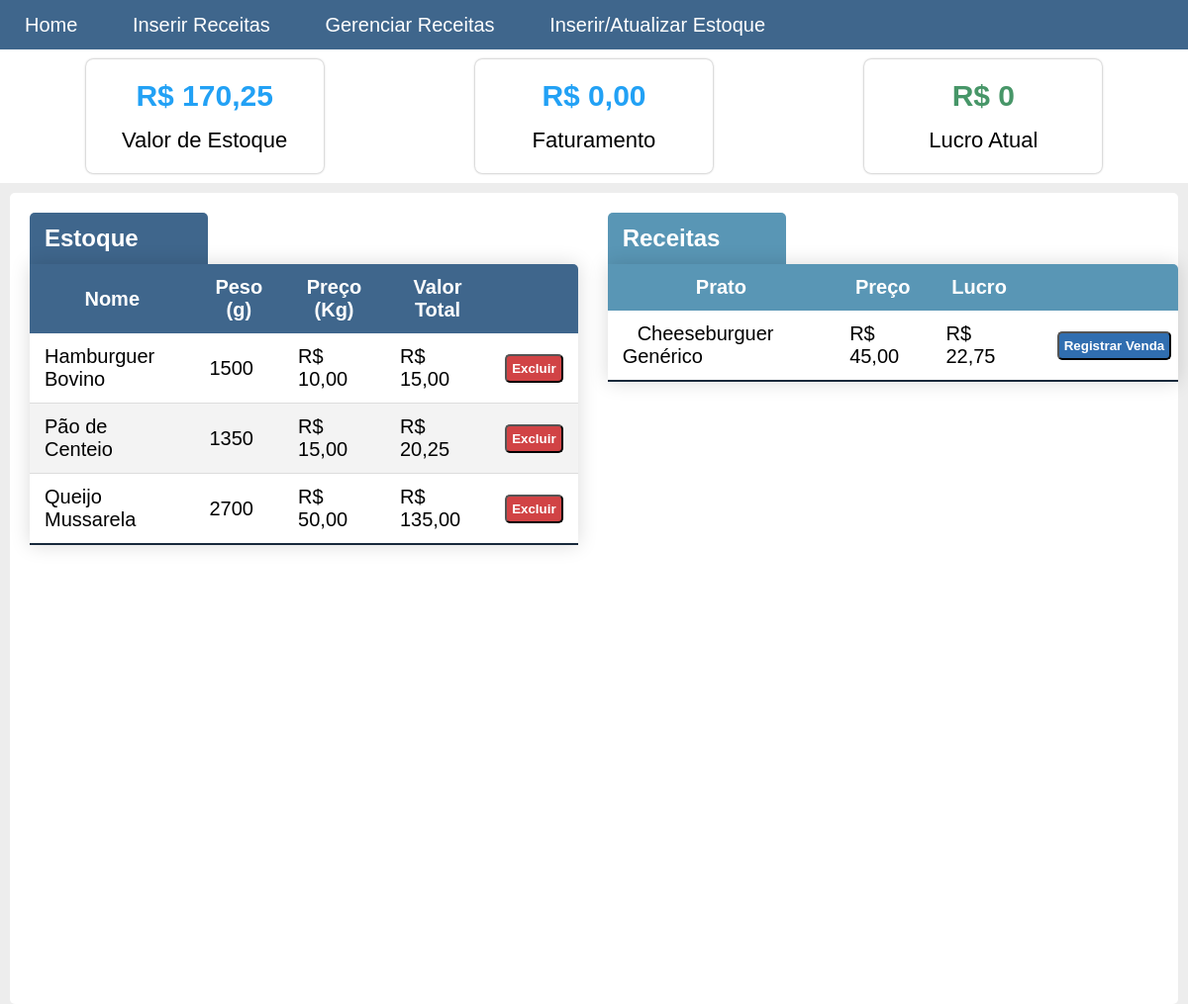
The page / on the database its author committed.
### tables this page shows
CREATE TABLE `ingredientes` (
  `id` int(11) NOT NULL,
  `nome` varchar(19) NOT NULL,
  `peso` double NOT NULL,
  `precokg` double NOT NULL
);

CREATE TABLE `pratos` (
  `id` int(11) NOT NULL,
  `nome` varchar(32) NOT NULL,
  `preco` double NOT NULL,
  `ingredientes` varchar(255) NOT NULL
);

### index.php (called while the page is built, shortened)
<?php
    require 'app/routes.php';

### app/Models/Database.php (called while the page is built, shortened)
<?php
class Database {
    protected function connect($file = 'app/config/database.ini') {
        if (!$settings = parse_ini_file($file, true))
            throw new Exception("Impossível carregar arquivo" . $file . ".");
        $dsn = $settings['database']['driver'] .
                ':host=' . $settings['database']['host'] .
                ';dbname=' . $settings['database']['schema'];
        $attr = [
            PDO::ATTR_ERRMODE => PDO::ERRMODE_EXCEPTION
        ];
        try {
            $connection = new PDO($dsn, $settings['database']['username'], '', $attr);
        } catch(PDOException $e) {
            echo "Impossível conectar ao banco de dados: " . $e->getMessage();
        }
        return $connection;
    }
}

### app/Models/Estoque.php (called while the page is built, shortened)
<?php
class Estoque extends Database {
    private $obj_ingredientes;
    private $obj_pratos;
    private $obj_vendas;
    public function __construct() {
        $this->connection = $this->connect();
        $this->obj_ingredientes = new IngredientesEstoque($this->connection);
        $this->obj_pratos = new PratosEstoque($this->connection);
        $this->obj_vendas = new Vendas();
    }
    public function ingredientes() {
        return $this->obj_ingredientes;
    }
    public function pratos() {
        return $this->obj_pratos;
    }
    public function vendas() {
        return $this->obj_vendas;
    }
}

### app/Models/IngredientesEstoque.php (called while the page is built, shortened)
<?php
class IngredientesEstoque {
    private $lista_ingredientes = array();
    private $valor_estoque = 0;
    private $connection;
    public function __construct($connection) {
        $this->connection = $connection;
        $this->buscarIngredientes();
    }
    public function buscarIngredientes() {
        $query = 'SELECT id, nome, peso, precokg FROM ingredientes';
        $query =  $this->connection->query($query);
        $array_ingredientes = $query->fetchAll();
        for($i = 0; $i < count($array_ingredientes); $i++) {
            $this->lista_ingredientes[$i]['id'] = $array_ingredientes[$i]['id'];
            $this->lista_ingredientes[$i]['nome'] = $array_ingredientes[$i]['nome'];
            $this->lista_ingredientes[$i]['peso'] = $array_ingredientes[$i]['peso'];
            $this->lista_ingredientes[$i]['precokg'] = $array_ingredientes[$i]['precokg'];
            $this->lista_ingredientes[$i]['valor_atual'] = $this->calculaValorAtual($array_ingredientes[$i]);
            $this->valor_estoque += $this->lista_ingredientes[$i]['valor_atual'];
        }
    }
    public function calculaValorAtual($ingrediente) {
        if ($ingrediente['peso'] > 0) {
            return $ingrediente['precokg'] * ($ingrediente['peso'] / 1000);
        }
    }
    public function getIngredientes() {
        return $this->lista_ingredientes;
    }
    public function getValorEstoque() {
        return $this->valor_estoque;
    }
}

### app/Models/PratosEstoque.php (called while the page is built, shortened)
<?php
class PratosEstoque {
    private $lucro_estoque = 0;
    private $lista_pratos = array();
    public function __construct($connection) {
        $this->buscarPratos($connection);
    }
    public function buscarPratos($connection) {
        $query = 'SELECT id, nome, preco, ingredientes FROM pratos';
        $query =  $connection->query($query);
        $array_pratos = $query->fetchAll();
        for($i=0; $i < count($array_pratos); $i++) {
            $this->lista_pratos[$i]['id'] = $array_pratos[$i]['id'];
            $this->lista_pratos[$i]['nome'] = $array_pratos[$i]['nome'];
            $this->lista_pratos[$i]['preco'] = $array_pratos[$i]['preco'];
            $this->lista_pratos[$i]['lucro'] = $this->calculaLucro($array_pratos[$i]['id'], $connection);
            $this->lista_pratos[$i]['ingredientes'] = $array_pratos[$i]['ingredientes'];
        }
    }
    public function calculaLucro($id_prato, $connection) {
        $stmt = 'SELECT preco, ingredientes FROM pratos WHERE id =:id_prato';
        $stmt = $connection->prepare($stmt);
        $stmt->bindParam(':id_prato', $id_prato, PDO::PARAM_INT);
        $stmt->execute();
        $id_ingredientes = array();
        $qtd_ingredientes = array();
        $preco_prato = 0;
        $custo = 0;
        foreach($stmt as $row) {
            if($row['ingredientes'] > 0) {
                $ingredientes = explode(',', $row['ingredientes']);
                for($i=0;$i<sizeof($ingredientes);$i+=2) {
                    $id_ingredientes[] = $ingredientes[$i];
                    $qtd_ingredientes[$ingredientes[$i]] = $ingredientes[$i+1];
                }
                $preco_prato = $row['preco'];
            }
        }
        $place_holders = implode(',', array_fill(0, count($id_ingredientes), '?'));
        $stmt = "SELECT id, precokg FROM ingredientes WHERE id IN ($place_holders) ORDER BY id ASC";
        $stmt = $connection->prepare($stmt);
        $stmt->execute($id_ingredientes);
        $ingredientes = $stmt->fetchAll();
        foreach($ingredientes as $ingrediente) {
            $custo += $ingrediente["precokg"] * ($qtd_ingredientes[$ingrediente["id"]] / 1000);
        }
        $this->lucro_estoque += ($preco_prato - $custo);
        return $this->lucro_estoque;
    }
    public function getPratos() {
        return $this->lista_pratos;
    }
    public function getLucro() {
        return $this->lucro_estoque;
    }
}

### app/Models/Vendas.php (called while the page is built, shortened)
<?php
class Vendas extends Database {
    private $connection = 0;
    public function __construct() {
        $this->connection = $this->connect();
    }
    public function getLucroTotal() {
        $result = 0;
        $sql = 'SELECT lucro FROM vendas';
        $stmt = $this->connection->query($sql);
        return $result;
    }
}

### app/Views/home.php (the view, shortened to what this page needs)
<?php
    include 'header.php';
    $estoque = new App\Models\Estoque;
?>
<!DOCTYPE html>
<html lang="pt-br">
<head>
</head>
<body>
        <div class="lista-previsoes">
            <div class="item-previsao">
                <p class="faturamento"><?= 'R$ ' . number_format($estoque->ingredientes()->getValorEstoque(), 2, ',') ?></p>
                <p style="text-align: center;">Valor de Estoque</p>
            </div>
            <div class="item-previsao">
                <p class="faturamento">R$ 0,00</p>
                <p style="text-align: center;">Faturamento</p>
            </div>
            <div class="item-previsao">
            <p class="lucro-liquido"><?= 'R$ ' . $estoque->vendas()->getLucroTotal() ?></p>
                <p style="text-align: center;">Lucro Atual</p>
            </div>
        </div>
    <div class="container">
        <div class="estoque">
            <h2>Estoque</h2>
            <table class="table-estoque">
                <thead>
                    <tr>
                        <th>Nome</th>
                        <th>Peso (g)</th>
                        <th>Preço (Kg)</th>
                        <th>Valor Total</th>
                        <th></th>
                    </tr>
                </thead>
                <tbody>
                <?php if(!empty($estoque->ingredientes()->getIngredientes())): ?>
                    <?php foreach($estoque->ingredientes()->getIngredientes() as $ingrediente):  ?>
                        <tr>
                            <td><?= $ingrediente['nome'] ?></td>
                            <td><?= $ingrediente['peso'] > 0 ? $ingrediente['peso'] : '-' ?></td>
                            <td><?= 'R$ ' . number_format($ingrediente['precokg'], 2, ',') ?></td>
                            <td><?= 'R$ ' . number_format($ingrediente['valor_atual'], 2, ',') ?></td>
                            <td><a href="javascript:excluirIngrediente(<?= $ingrediente['id'] ?>, '<?= $ingrediente['nome'] ?>')"><button class="botao-excluir">Excluir</button></a></td>
                        </tr>
                    <?php endforeach ?>
                <?php else: ?>
                        <tr>
                            <td><p> Não há nada no estoque </p></td>
                        </tr>
                <?php endif ?>
                </tbody>
            </table>
        </div>
        <div class="produtos">
            <h2>Receitas</h2>
            <table class="table-produtos">
                <thead>
                    <tr>
                        <th>Prato</th>
                        <th>Preço</th>
                        <th>Lucro</th>
                        <th></th>
                    </tr>
                </thead>
                <tbody>
                    <?php if(!empty($estoque->pratos()->getPratos())): ?>
                        <?php foreach($estoque->pratos()->getPratos() as $prato): ?>
                            <tr>
                                <td><a href="javascript:mostrarPrato('<?= $prato['id'] ?>')"><?= $prato['nome'] ?></a></td>
                                <td><?= 'R$ ' . number_format($prato['preco'], 2, ',') ?></td>
                                <td><?= 'R$ ' . number_format($prato['lucro'], 2, ',') ?></td>
                                <td><a href="javascript:registrarVenda(<?= $prato['id'] ?>, '<?= $prato['nome'] ?>')"><button class="botao-registrar">Registrar Venda</button></a></td>
                            </tr>
                        <?php endforeach ?>
                    <?php else: ?>
                        <tr>
                            <td><p> Não há receitas </p></td>
                        </tr>
                    <?php endif ?>
                </tbody>
            </table>
        </div>
    </div>
</body>
</html>

### app/routes.php (shortened to what this page needs)
<?php
if(isset($_GET['page']))
{
    switch($_GET['page'])
    {
        case 'home':
            require view . '/home.php';break;
        case 'form-receita':
            require view . '/form_receita.php';break;
        case 'form-ingrediente':
            require view . '/form_ingrediente.php';break;
        case 'gerir-receitas':
            require view . '/gerir_receitas.php';break;
        case 'add-ingrediente':
            require controller . '/salvar_ingrediente.php';break;
        case 'add-receita':
            require controller . '/salvar_receita.php';break;
        case 'remover-ingrediente':
            require controller . '/apaga_ingrediente.php';break;
        case 'remover-receita':
            require controller . '/apaga_receita.php';break;
        case 'registrar-venda':
            require controller . '/registrar_venda.php';break;
        case 'info-receita':
            require controller . '/info_receita.php';break;
        default:
            echo "<h1>Page not found.</h1>";break;
    }
}
else
{
    require view . '/home.php';
}

### app/Views/header.php (shortened to what this page needs)
<link rel="stylesheet" href="css/style.css">
<header>
    <navbar>
        <ul class="nav-links">
            <li><a href="home">Home</a></li>
            <li><a href="form-receita">Inserir Receitas</a></li>
            <li><a href="gerir-receitas">Gerenciar Receitas</a></li>
            <li><a href="form-ingrediente">Inserir/Atualizar Estoque</a></li>
        </ul>
    </navbar>
</header>

### css/style.css (style rules this page uses)
* { margin: 0px; padding: 0px; }
body { overflow-x: hidden; max-width: 100%; background: #ededed; }
header { background-color: #3f668c; height: 50px; font-size: 20px; font-family: Arial; display: flex; justify-content: space-between; align-items: center; }
.nav-links li { display: inline-block; padding: 5px; }
.nav-links a { padding: 20px; color: white; text-decoration: none; transition: all 0.3s ease; }
.lista-previsoes { padding: 10px; display: flex; justify-content: space-around; text-decoration: none; font-family: Arial; background-color: white; }
.item-previsao { box-shadow: 0px 0px 2px 0.5px #bababa; font-size: 22px; padding: 20px; border-radius: 7px; background-color: white; width: 200px; }
.item-previsao .faturamento { color: #22a1f5; font-weight: bold; font-size: 30px; text-align: center; margin-bottom: 15px; }
.item-previsao .lucro-liquido { color: #479668; font-weight: bold; font-size: 30px; text-align: center; margin-bottom: 15px; }
.container { display: flex; padding: 10px; margin: 10px 10px 0 10px; height: 100%; border-radius: 5px; background-color: white; }
.estoque h2 { margin: 10px 10px 0 10px; padding: 12px 15px; color: #ffffff; font-family: sans-serif; background-color: #3f668c; border-radius: 5px 5px 0 0; width: 150px; }
.table-estoque { box-shadow: 0 0 20px rgba(0, 0, 0, 0.15); margin-left: 10px; border-collapse: collapse; border-radius: 0px 5px 0 0; overflow: hidden; }
.table-estoque thead { font-size: 0.9em; color: #ffffff; font-family: sans-serif; background-color: #3f668c; }
.table-estoque th, td { padding: 12px 15px; font-size: 20px; font-family: sans-serif; }
.table-estoque tbody tr:nth-of-type(even) { background-color: #f3f3f3; }
.table-estoque tbody tr:last-of-type { border-bottom: 2px solid #17293b; }
.table-estoque tbody tr { border-bottom: thin solid #dddddd; }
.produtos { margin-left: 20px; }
.produtos h2 { margin: 10px 10px 0px 10px; padding: 12px 15px; color: #ffffff; font-family: sans-serif; background-color: #5996b5; border-radius: 5px 5px 0 0; width: 150px; }
.table-produtos { width: 100%; box-shadow: 0 0 20px rgba(0, 0, 0, 0.15); margin-left: 10px; border-collapse: collapse; border-radius: 0px 5px 0 0; overflow: hidden; }
.table-produtos thead { font-size: 0.9em; color: #ffffff; font-family: sans-serif; background-color: #5996b5; }
.table-produtos th, td { padding: 12px 15px; font-size: 20px; font-family: sans-serif; }
.table-produtos a { text-decoration: none; padding: 12px 15px; font-size: 20px; font-family: sans-serif; color: #000; }
.table-produtos tbody tr:last-of-type { border-bottom: 2px solid #17293b; }
.table-produtos tbody tr { border-bottom: thin solid #dddddd; }
.botao-excluir { font-weight: bold; cursor: pointer; background-color: #d14345; color: #fff; padding: 5px; border-radius: 5px; }
.botao-registrar { font-weight: bold; cursor: pointer; background-color: #306eb0; color: #fff; padding: 5px; border-radius: 5px; }

### rows shown on the page
ingredientes: nome "Hamburguer Bovino", peso "1500", precokg "10,00", valor_atual "15,00"
ingredientes: nome "Pão de Centeio", peso "1350", precokg "15,00", valor_atual "20,25"
ingredientes: nome "Queijo Mussarela", peso "2700", precokg "50,00", valor_atual "135,00"
pratos: nome "Cheeseburguer Genérico", preco "45,00", lucro "22,75"

### other values the page prints
$estoque->ingredientes()->getValorEstoque() "170,25"
$estoque->vendas()->getLucroTotal() "0"
